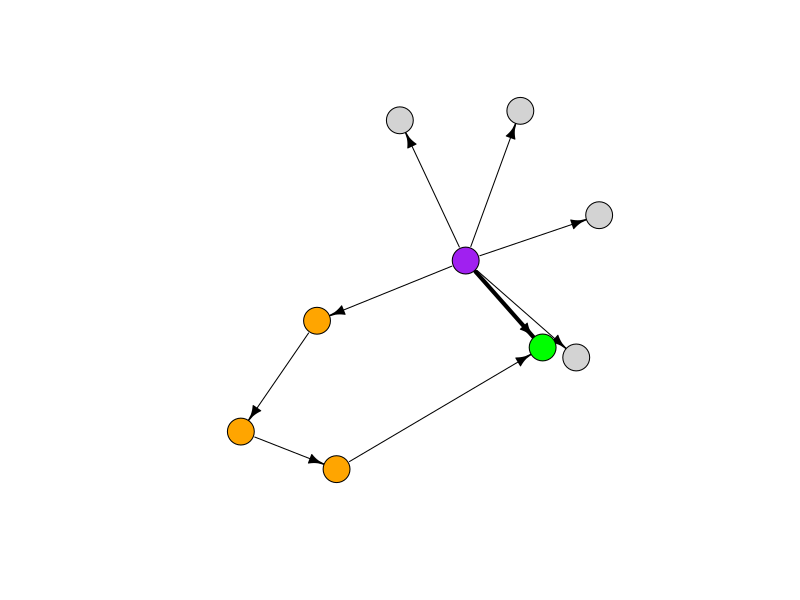

Write R code to recreate this figure.
library(igraph)

set.seed(10)

el = as.matrix(data.frame(
  from=c("initial","initial", "t1","t2","t3", rep("initial",4)), 
  to=c("desired", "t1", "t2", "t3", "desired","o1","o2","o3","o4")))

g = graph_from_edgelist(el)
E(g)$weight =c(4,rep(1,8))

l = layout_nicely(g)
l[2,1] = -1.2

pdf(file='g_illustration.pdf',width=5,height=5)
plot(g,
     edge.width=E(g)$weight, layout=l,
     vertex.label=NA,
     edge.arrow.size=0.75,
     vertex.color=ifelse(V(g)$name=='initial','purple',
                         ifelse(V(g)$name=='desired','green',
                                ifelse(grepl("^t",V(g)$name),'orange','lightgray'))),
     edge.color='black')
dev.off()